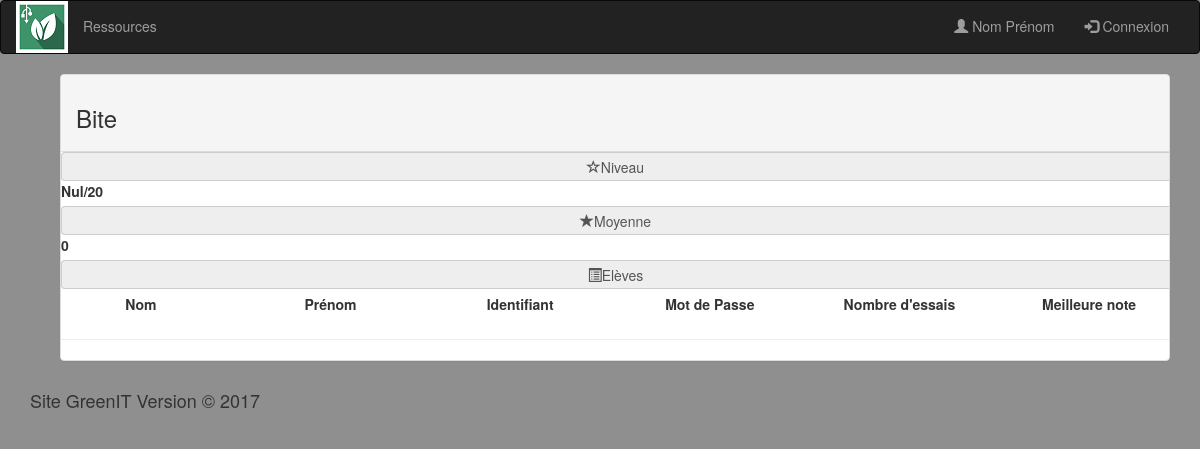
The page /Controler/viewClass.ctrl.php?idClasse=1BH1 on the database as committed earlier.
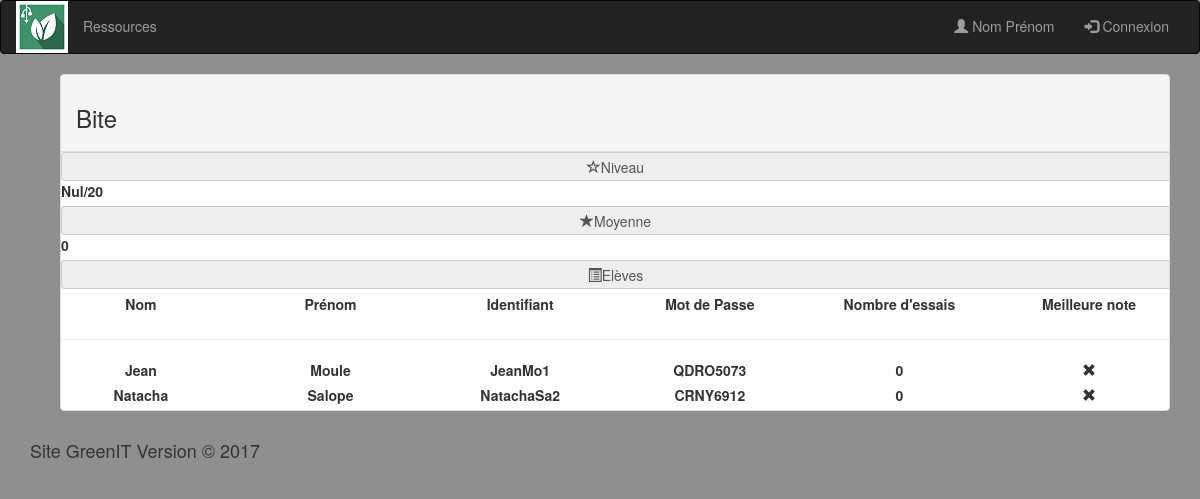
The same page on the database as committed later.
### tables this page shows
CREATE TABLE "Classe" (
	`IdClasse`	TEXT NOT NULL UNIQUE,
	`IdProf`	INTEGER NOT NULL,
	`Niveau`	TEXT NOT NULL,
	`Nom`	TEXT NOT NULL UNIQUE,
	PRIMARY KEY(`IdClasse`,`IdProf`)
);

CREATE TABLE `Eleve` (
	`Id`	TEXT NOT NULL UNIQUE,
	`Nom`	TEXT NOT NULL,
	`Prenom`	TEXT NOT NULL,
	`MotDePasse`	TEXT NOT NULL,
	`IdClasse`	INTEGER NOT NULL,
	`Essai`	INTEGER NOT NULL,
	`Note`	INTEGER,
	PRIMARY KEY(`Id`)
);

### Model/DAO/EleveDAO.class.php (called while the page is built, shortened)
<?php
class EleveDAO{
    private $db;
    function __construct($path){
        $database = 'sqlite:'.$path;
        try{
            $this->db = new PDO($database);
            $this->db->setAttribute(PDO::ATTR_ERRMODE, PDO::ERRMODE_WARNING );
        } catch (PDOException $error){
            die($error->getMessage());
        }
    }
    function getEleveFromIdClasse($idClasse){
        $query = "SELECT * FROM Eleve WHERE IdClasse='$idClasse'";
        $statement = $this->db->query($query);
        if($statement){
            $result = $statement->fetchAll();
            return $result;
        } else {
            die('Error reading on getClasseFromIdClasse():'+$statement);
        }
    }
}

### Model/DAO/ClasseDAO.class.php (called while the page is built, shortened)
<?php
class ClasseDAO{
    private $db;
    function __construct($path){
        $database = 'sqlite:'.$path;
        try{
            $this->db = new PDO($database);
            $this->db->setAttribute( PDO::ATTR_ERRMODE, PDO::ERRMODE_WARNING );
        } catch (PDOException $error){
            die($error->getMessage());
        }
    }
    function getClasseFromId($idClasse){
        $query = "SELECT * FROM Classe WHERE idClasse='$idClasse'";
        $statement = $this->db->query($query);
        if($statement){
            $result = $statement->fetchAll();
            return $result;
        } else {
            die('Error reading on getAllClasseProf():'+$statement);
        }
    }
}

### View/detailClasse.view.php (the view, shortened to what this page needs)
<?php
include("header.view.php");
?>
    <div class="container">
        <div class="container">
            <div class="classeProf col-xs-12">
                <div class="panel panel-default">
                    <div class="panel-heading">
                        <h3><?= $data['classe']['Nom']?></a></h3>
                    </div>
                    <div class="panel-primary">
                        <span class="input-group-addon"><i class="glyphicon glyphicon-star-empty"></i>Niveau </span>
                        <label class="text-center"><?= $data['classe']['Niveau']?></label>
                    </div>
                    <div class="panel-primary">
                        <span class="input-group-addon"><i class="glyphicon glyphicon-star"></i>Moyenne </span>
                        <label id="labelMoyenne" class="text-center">0</label>
                    </div>
                    <div class="panel-primary">
                        <span class="input-group-addon"><i class="glyphicon glyphicon-list-alt"></i>Elèves </span>
                        <div class="row m-b-xs m-t-xs">
                            <label class="text-center col-xs-2">Nom</label>
                            <label class="text-center col-xs-2">Prénom</label>
                            <label class="text-center col-xs-2">Identifiant</label>
                            <label class="text-center col-xs-2">Mot de Passe</label>
                            <label class="text-center col-xs-2">Nombre d'essais</label>
                            <label class="text-center col-xs-2">Meilleure note</label>
                        </div>
                        <hr>
                        <?php
                            $i = 0;
                            while(isset($data['eleves'][$i])){
                                if($data['eleves'][$i]['Note'] == null){
                                    $note = '<i class="glyphicon glyphicon-remove"></i>';
                                } else {
                                    $note = $data['eleves'][$i]['Note'];
                                }
                                echo '<div class="row detailEleve">'.
                                        '<label class="text-center col-xs-2">'.$data['eleves'][$i]['Nom'].'</label>'.
                                        '<label class="text-center col-xs-2">'.$data['eleves'][$i]['Prenom'].'</label>'.
                                        '<label class="text-center col-xs-2">'.$data['eleves'][$i]['Id'].'</label>'.
                                        '<label class="text-center col-xs-2">'.$data['eleves'][$i]['MotDePasse'].'</label>'.
                                        '<label class="text-center col-xs-2">'.$data['eleves'][$i]['Essai'].'</label>'.
                                        '<label class="text-center col-xs-2">'.$note.'</label>'.
                                    '</div>';
                                $i++;
                            }
                        ?>
                    </div>
                </div>
            </div>
        </div>
    </div>
<?php
include("footer.view.php");
?>

### Controler/viewClass.ctrl.php (shortened to what this page needs)
<?php
    require_once ('../Model/DAO/EleveDAO.class.php');
    require_once ('../Model/DAO/ClasseDAO.class.php');
    $config = parse_ini_file('../Config/config.ini');
    if (isset($_GET['idClasse'])) {
        $idClasse = $_GET['idClasse'];
    } else {
        $error = "Erreur: L'id de la classe a été perdue dans la requête.";
    }
    if (!isset($error)) {
        $eleves = new EleveDAO($config["databasepath"]);
        $elevesClasse = $eleves->getEleveFromIdClasse($idClasse);
        $classes = new ClasseDAO($config["databasepath"]);
        $classe = $classes->getClasseFromId($idClasse)[0];
    }
    if (isset($error)) {
        include ("../View/error.view.php");
    } else {
        $data['eleves'] = $elevesClasse;
        $data['classe'] = $classe;
        include("../View/detailClasse.view.php");
    }
?>

### View/header.view.php (shortened to what this page needs)
<!DOCTYPE html>
<html lang="fr">
<head>
    <link rel="stylesheet" href="https://maxcdn.bootstrapcdn.com/bootstrap/3.3.7/css/bootstrap.min.css">
    <link rel="stylesheet" href="../Ressources/font-awesome-4.7.0/css/font-awesome.min.css">
    <link rel="stylesheet" href="../Ressources/css/styleMain.css">
</head>
<body>
<header>
    <nav class="navbar navbar-inverse">
        <div class="container-fluid">
            <div class="navbar-header">
                <a href="#"><img src="../Ressources/img/logoGITpetit.png" class="img-responsive"></a>
            </div>
            <div class="collapse navbar-collapse" id="myNavbar">
                <ul class="nav navbar-nav">
                    <li><a href="#">Ressources</a></li>
                </ul>
                <ul class="nav navbar-nav navbar-right">
                    <li><a href="#"><span class="glyphicon glyphicon-user"></span> <?php if(isset($_SESSION['Id'])){ echo $_SESSION['Nom'].' '. $_SESSION['Prenom']; } else { echo "Nom Prénom"; }?></a></li>
                    <?php
                    if(!isset($_SESSION['Id'])){
                        echo '<li><a href="../View/login.view.php"><span class="glyphicon glyphicon-log-in"></span> Connexion</a></li>';
                    } else {
                        echo '<li><a href="../Controler/logout.ctrl.php"><span class="glyphicon glyphicon-log-out"></span> Déconnexion</a></li>';
                    }
                    ?>
                </ul>
            </div>
        </div>
    </nav>
</header>

### View/footer.view.php
<footer>
    <div class="container">
        <h4>Site GreenIT Version © 2017</h4>
    </div>
</footer>
</body>
</html>

### Ressources/css/styleMain.css (style rules this page uses)
html { background-color: #8f8f8f; }
body { background-color: #8f8f8f; }
.m-t-xs { margin-top: 5px; }
.m-b-xs { margin-bottom: 5px; }

Rows that differ between the two databases and show on the page:
now on this page (row edited): eleve: Nom "Jean", Prenom "Moule", Id "JeanMo1", MotDePasse "QDRO5073", Essai "0"
now on this page (row edited): eleve: Nom "Natacha", Prenom "Salope", Id "NatachaSa2", MotDePasse "CRNY6912", Essai "0"
